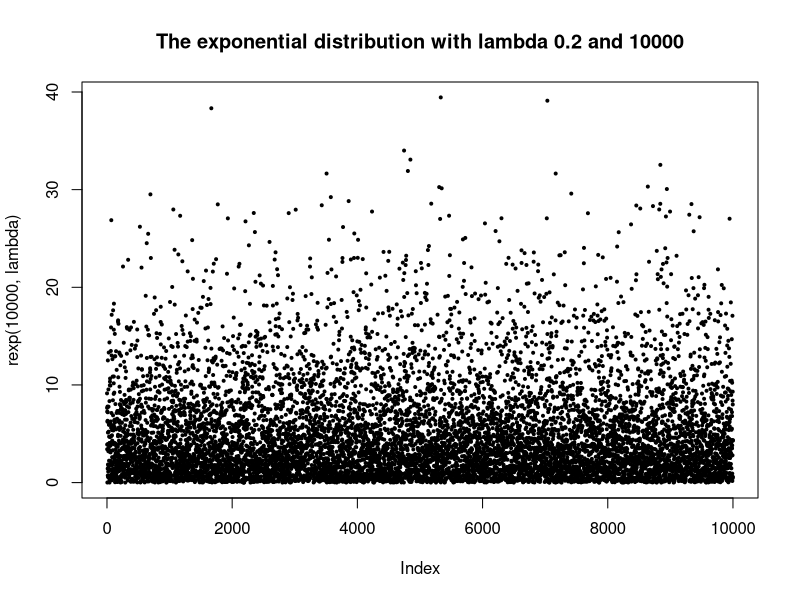
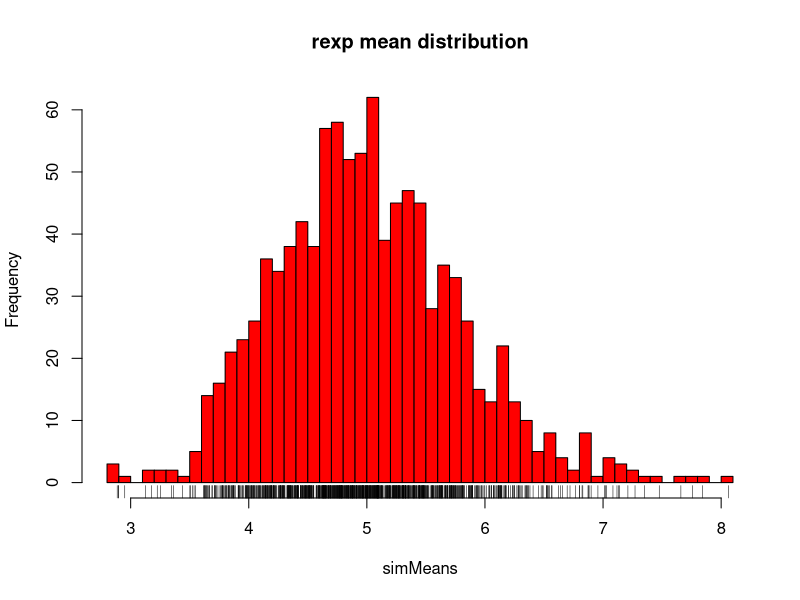
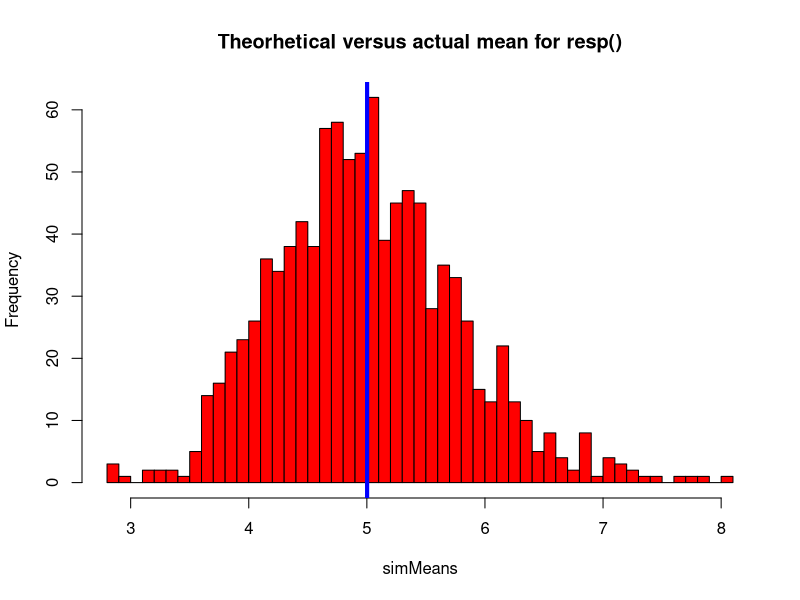
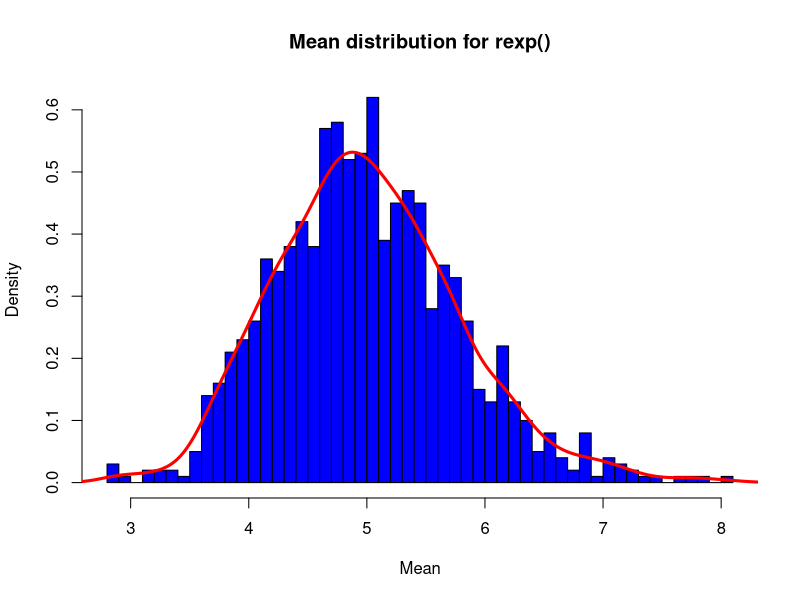

Recreate these plots in R, in order.
## ---- chunk 1
knitr::opts_chunk$set(echo = TRUE)
## ---- chunk 2
# set seed
set.seed(2016)

# set lambda
lambda <- 0.2

# set number of simulations
sim <- 1000

# set number of exponentials
n <- 40

# the exponential distribution
plot(rexp(10000, lambda), pch = 20, cex = 0.6, main = "The exponential distribution with lambda 0.2 and 10000")

# run simulations with variables
simMeans = NULL
for (i in 1 : sim){
    simMeans = c(simMeans, mean(rexp(n, lambda)))
}

# draw historgram for rexp mean distribution
hist(simMeans, col = "red", main = "rexp mean distribution", breaks = 40)
rug(simMeans)
## ---- chunk 3
# calculate mean from simulations with sample mean
sMean <- mean(simMeans)
paste("Simulated mean", sMean, sep = " ")

# calculate the theorhetical mean of an exponential distribution
tMean <- 1/lambda
paste("Theorhetical mean", tMean, sep = " ")

# draw histogram for theorhetical mean
hist(simMeans, col = "red", main = "Theorhetical versus actual mean for resp()", breaks = 40)
abline(v = mean(simMeans), lwd = "4", col = "blue")
## ---- chunk 4
# calculate the simulated standard deviation and variation
sStdDev <- sd(simMeans)
sVar <- sStdDev^2
paste("Simulated standard deviation", sStdDev, sep = " ")
paste("Simulated variance", sVar, sep = " ")

# calculate the theorhetical standard deviation and variation
tStdDev <- (1/lambda) / sqrt(n)
tVar <- tStdDev^2
paste("Theorhetical standard deviation", tStdDev, sep = " ")
paste("Theorhetical variation", tVar, sep = " ")
## ---- chunk 5
# draw historgram of the simulation
hist(simMeans, probability = TRUE, col = "blue", xlab = "Mean", main = "Mean distribution for rexp()", breaks = 40)
# draw line to show overlaps with the normal distribution due to the Central Limit Theorem
lines(density(simMeans), lwd = 3, col = "red")
